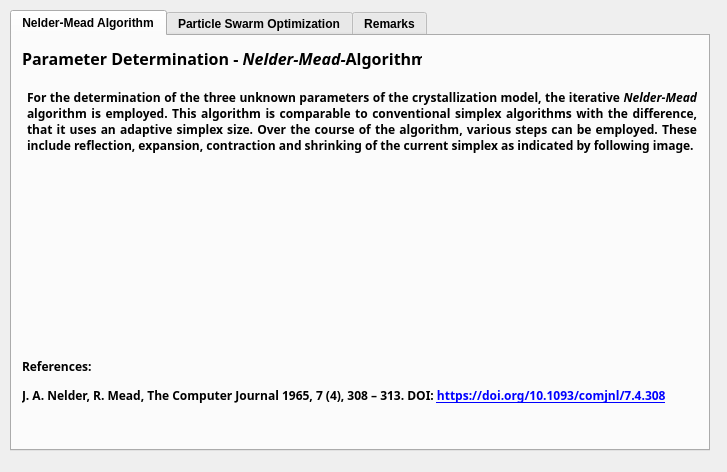
<?xml version="1.0" encoding="UTF-8"?>
<ui version="4.0">
 <class>Dialog</class>
 <widget class="QDialog" name="Dialog">
  <property name="geometry">
   <rect>
    <x>0</x>
    <y>0</y>
    <width>727</width>
    <height>472</height>
   </rect>
  </property>
  <property name="windowTitle">
   <string>Help - Parameter Fitting</string>
  </property>
  <property name="windowIcon">
   <iconset>
    <normaloff>../Graphics/AD2.ico</normaloff>../Graphics/AD2.ico</iconset>
  </property>
  <widget class="QTabWidget" name="tabWidget">
   <property name="geometry">
    <rect>
     <x>10</x>
     <y>10</y>
     <width>700</width>
     <height>441</height>
    </rect>
   </property>
   <property name="styleSheet">
    <string notr="true">font-weight: 900; color: black;
font: 75 9pt &quot;Segoe UI Semibold&quot;;</string>
   </property>
   <property name="currentIndex">
    <number>0</number>
   </property>
   <widget class="QWidget" name="tab">
    <attribute name="title">
     <string>Nelder-Mead Algorithm</string>
    </attribute>
    <widget class="QLabel" name="label">
     <property name="geometry">
      <rect>
       <x>10</x>
       <y>10</y>
       <width>400</width>
       <height>25</height>
      </rect>
     </property>
     <property name="font">
      <font>
       <family>Segoe UI Semibold</family>
       <pointsize>9</pointsize>
       <weight>75</weight>
       <italic>false</italic>
       <bold>true</bold>
      </font>
     </property>
     <property name="styleSheet">
      <string notr="true">font-weight: bold; color: black;
</string>
     </property>
     <property name="text">
      <string>&lt;html&gt;&lt;head/&gt;&lt;body&gt;&lt;p&gt;&lt;span style=&quot; font-size:12pt;&quot;&gt;Parameter Determination - &lt;/span&gt;&lt;span style=&quot; font-size:12pt; font-style:italic;&quot;&gt;Nelder-Mead-&lt;/span&gt;&lt;span style=&quot; font-size:12pt;&quot;&gt;Algorithm&lt;/span&gt;&lt;/p&gt;&lt;/body&gt;&lt;/html&gt;</string>
     </property>
    </widget>
    <widget class="QLabel" name="label_2">
     <property name="geometry">
      <rect>
       <x>15</x>
       <y>30</y>
       <width>670</width>
       <height>111</height>
      </rect>
     </property>
     <property name="sizePolicy">
      <sizepolicy hsizetype="Preferred" vsizetype="Preferred">
       <horstretch>0</horstretch>
       <verstretch>0</verstretch>
      </sizepolicy>
     </property>
     <property name="font">
      <font>
       <family>Segoe UI Semibold</family>
       <pointsize>9</pointsize>
       <weight>9</weight>
       <italic>false</italic>
       <bold>false</bold>
      </font>
     </property>
     <property name="text">
      <string>&lt;html&gt;&lt;head/&gt;&lt;body&gt;&lt;p align=&quot;justify&quot;&gt;For the determination of the three unknown parameters of the crystallization model, the iterative &lt;span style=&quot; font-style:italic;&quot;&gt;Nelder-Mead &lt;/span&gt;algorithm is employed. This algorithm is comparable to conventional simplex algorithms with the difference, that it uses an adaptive simplex size. Over the course of the algorithm, various steps can be employed. These include &lt;span style=&quot; font-weight:600;&quot;&gt;reflection, expansion, contraction &lt;/span&gt;and &lt;span style=&quot; font-weight:600;&quot;&gt;shrinking &lt;/span&gt;of the current simplex as indicated by following image.&lt;/p&gt;&lt;/body&gt;&lt;/html&gt;</string>
     </property>
     <property name="wordWrap">
      <bool>true</bool>
     </property>
    </widget>
    <widget class="QLabel" name="label_6">
     <property name="geometry">
      <rect>
       <x>175</x>
       <y>140</y>
       <width>421</width>
       <height>171</height>
      </rect>
     </property>
     <property name="text">
      <string/>
     </property>
     <property name="pixmap">
      <pixmap>../Graphics/NelderMead2.svg</pixmap>
     </property>
     <property name="scaledContents">
      <bool>true</bool>
     </property>
    </widget>
    <widget class="QLabel" name="label_8">
     <property name="geometry">
      <rect>
       <x>10</x>
       <y>290</y>
       <width>670</width>
       <height>111</height>
      </rect>
     </property>
     <property name="font">
      <font>
       <family>Segoe UI Semibold</family>
       <pointsize>9</pointsize>
       <weight>9</weight>
       <italic>false</italic>
       <bold>false</bold>
      </font>
     </property>
     <property name="text">
      <string>&lt;html&gt;&lt;head/&gt;&lt;body&gt;&lt;p&gt;&lt;span style=&quot; font-size:9pt; font-weight:600;&quot;&gt;References:&lt;/span&gt;&lt;/p&gt;&lt;p&gt;&lt;span style=&quot; font-size:9pt;&quot;&gt;J. A. Nelder, R. Mead, The Computer Journal 1965, 7 (4), 308 – 313. DOI: &lt;/span&gt;&lt;a href=&quot;https://doi.org/10.1093/comjnl/7.4.308&quot;&gt;&lt;span style=&quot; font-size:9pt; text-decoration: underline; color:#0000ff;&quot;&gt;https://doi.org/10.1093/comjnl/7.4.308&lt;/span&gt;&lt;/a&gt;&lt;/p&gt;&lt;/body&gt;&lt;/html&gt;</string>
     </property>
     <property name="wordWrap">
      <bool>true</bool>
     </property>
    </widget>
   </widget>
   <widget class="QWidget" name="tab_2">
    <attribute name="title">
     <string>Particle Swarm Optimization</string>
    </attribute>
    <widget class="QLabel" name="label_3">
     <property name="geometry">
      <rect>
       <x>10</x>
       <y>10</y>
       <width>450</width>
       <height>25</height>
      </rect>
     </property>
     <property name="font">
      <font>
       <family>Segoe UI Semibold</family>
       <pointsize>9</pointsize>
       <weight>75</weight>
       <italic>false</italic>
       <bold>true</bold>
      </font>
     </property>
     <property name="styleSheet">
      <string notr="true">font-weight: bold; color: black;
</string>
     </property>
     <property name="text">
      <string>&lt;html&gt;&lt;head/&gt;&lt;body&gt;&lt;p&gt;&lt;span style=&quot; font-size:12pt;&quot;&gt;Parameter Determination - &lt;/span&gt;&lt;span style=&quot; font-size:12pt; font-style:italic;&quot;&gt;Particle Swarm Optimization&lt;/span&gt;&lt;/p&gt;&lt;/body&gt;&lt;/html&gt;</string>
     </property>
    </widget>
    <widget class="QLabel" name="label_4">
     <property name="geometry">
      <rect>
       <x>15</x>
       <y>30</y>
       <width>670</width>
       <height>161</height>
      </rect>
     </property>
     <property name="sizePolicy">
      <sizepolicy hsizetype="Preferred" vsizetype="Preferred">
       <horstretch>0</horstretch>
       <verstretch>0</verstretch>
      </sizepolicy>
     </property>
     <property name="font">
      <font>
       <family>Segoe UI Semibold</family>
       <pointsize>9</pointsize>
       <weight>9</weight>
       <italic>false</italic>
       <bold>false</bold>
      </font>
     </property>
     <property name="text">
      <string>&lt;html&gt;&lt;head/&gt;&lt;body&gt;&lt;p align=&quot;justify&quot;&gt;The second available algorithm for the determination of unknown parameters is &lt;span style=&quot; font-style:italic;&quot;&gt;Particle Swarm Optimization&lt;/span&gt;. This algorithm is one of the most well known metaheuristics in optimization theory. To start the algorithm, an initial swarm of &lt;span style=&quot; font-style:italic;&quot;&gt;i&lt;/span&gt; points (particles) is initialized in the parameter space. For each particle the value of the objective function is calculated and stored in a vector (denoted as &lt;span style=&quot; font-style:italic;&quot;&gt;pbest&lt;/span&gt;). From this vector - additionally - the current global optimum (denoted as &lt;span style=&quot; font-style:italic;&quot;&gt;gbest&lt;/span&gt;) is determined.&lt;/p&gt;&lt;p align=&quot;justify&quot;&gt;With a new iteration step, the position of each particle is updated by addition with a velocity vector. This velocity vector is composed of different terms that are commonly denoted &lt;span style=&quot; font-style:italic;&quot;&gt;momentum&lt;/span&gt;, &lt;span style=&quot; font-style:italic;&quot;&gt;cognitive&lt;/span&gt; and &lt;span style=&quot; font-style:italic;&quot;&gt;social&lt;/span&gt; terms. Like all metaheuristic algorithms, PSO is not guaranteed to converge to a global minimum. However, function minima are often found in an efficient manner over the course of a small number of generations.&lt;/p&gt;&lt;/body&gt;&lt;/html&gt;</string>
     </property>
     <property name="wordWrap">
      <bool>true</bool>
     </property>
    </widget>
    <widget class="QLabel" name="label_5">
     <property name="geometry">
      <rect>
       <x>100</x>
       <y>174</y>
       <width>500</width>
       <height>131</height>
      </rect>
     </property>
     <property name="text">
      <string/>
     </property>
     <property name="pixmap">
      <pixmap>../Graphics/ParticleSwarm.svg</pixmap>
     </property>
    </widget>
    <widget class="QLabel" name="label_9">
     <property name="geometry">
      <rect>
       <x>10</x>
       <y>290</y>
       <width>670</width>
       <height>111</height>
      </rect>
     </property>
     <property name="font">
      <font>
       <family>Segoe UI Semibold</family>
       <pointsize>9</pointsize>
       <weight>9</weight>
       <italic>false</italic>
       <bold>false</bold>
      </font>
     </property>
     <property name="text">
      <string>&lt;html&gt;&lt;head/&gt;&lt;body&gt;&lt;p&gt;&lt;span style=&quot; font-weight:600;&quot;&gt;References:&lt;/span&gt;&lt;/p&gt;&lt;p&gt;J. Kennedy, R. Eberhart, in Proceedings of ICNN'95 - International Conference on Neural Networks, IEEE 1995.&lt;/p&gt;&lt;p&gt;Handbook of Metaheuristics, 3rd ed., International Series in Operations Research &amp;amp; Management Science, Vol. 272 (Eds: M. Gendreau, J.-Y. Potvin), Springer International Publishing; Imprint: Springer, Cham 2019.&lt;/p&gt;&lt;/body&gt;&lt;/html&gt;</string>
     </property>
     <property name="wordWrap">
      <bool>true</bool>
     </property>
    </widget>
   </widget>
   <widget class="QWidget" name="tab_3">
    <attribute name="title">
     <string>Remarks</string>
    </attribute>
    <widget class="QLabel" name="label_7">
     <property name="geometry">
      <rect>
       <x>10</x>
       <y>10</y>
       <width>450</width>
       <height>25</height>
      </rect>
     </property>
     <property name="font">
      <font>
       <family>Segoe UI Semibold</family>
       <pointsize>9</pointsize>
       <weight>75</weight>
       <italic>false</italic>
       <bold>true</bold>
      </font>
     </property>
     <property name="styleSheet">
      <string notr="true">font-weight: bold; color: black;
</string>
     </property>
     <property name="text">
      <string>&lt;html&gt;&lt;head/&gt;&lt;body&gt;&lt;p&gt;&lt;span style=&quot; font-size:12pt;&quot;&gt;Remarks on the fitting algorithms&lt;/span&gt;&lt;/p&gt;&lt;/body&gt;&lt;/html&gt;</string>
     </property>
    </widget>
    <widget class="QLabel" name="label_10">
     <property name="geometry">
      <rect>
       <x>15</x>
       <y>30</y>
       <width>670</width>
       <height>251</height>
      </rect>
     </property>
     <property name="sizePolicy">
      <sizepolicy hsizetype="Preferred" vsizetype="Preferred">
       <horstretch>0</horstretch>
       <verstretch>0</verstretch>
      </sizepolicy>
     </property>
     <property name="font">
      <font>
       <family>Segoe UI Semibold</family>
       <pointsize>9</pointsize>
       <weight>9</weight>
       <italic>false</italic>
       <bold>false</bold>
      </font>
     </property>
     <property name="text">
      <string>&lt;html&gt;&lt;head/&gt;&lt;body&gt;&lt;p align=&quot;justify&quot;&gt;While both algorithms offer a way to fit experimental data, both algorithms have their respective advantages and drawbacks. Particle Swarm Optimization for instance can tend to be unstable for the exponential growth rate approach. Certain combinations (of exponential parameters 1&amp;amp;2) are so computationally demanding that the computation time in DWSIM of 360 s can be exceeded. In PSO this is particularly challenging since a high number of simulations is performed in an area where no constraints have been put on parameter combinations.&lt;/p&gt;&lt;p align=&quot;justify&quot;&gt;On the other hand, PSO is capable of searching the input space more efficiently than the Nelder-Mead algorithm. While the Nelder Mead algorithm tends to be stable, a higher emphasis put on exploitation of areas of low objective functions. This holds true especially in later iterations where the simplex has been contracted multiple times. Especially in the first couple of iterations, PSO puts more emphasis on exploring the input space in order to find a suitable solution.&lt;/p&gt;&lt;p align=&quot;justify&quot;&gt;It is recommended to use PSO especially when the BCF growth rate approach is used which tends to be stable calculation-wise.&lt;/p&gt;&lt;/body&gt;&lt;/html&gt;</string>
     </property>
     <property name="wordWrap">
      <bool>true</bool>
     </property>
    </widget>
   </widget>
  </widget>
 </widget>
 <resources/>
 <connections/>
</ui>
